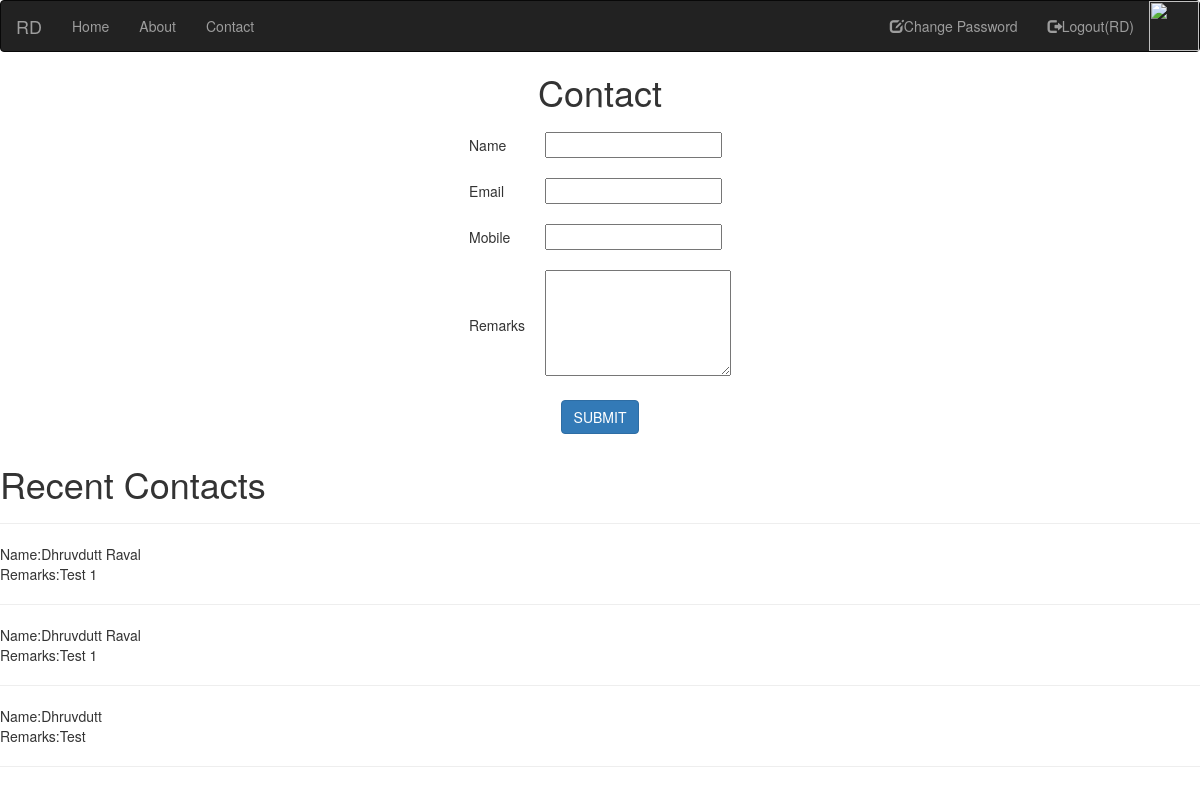
Before: /contact/ (signed in) with the older database file.
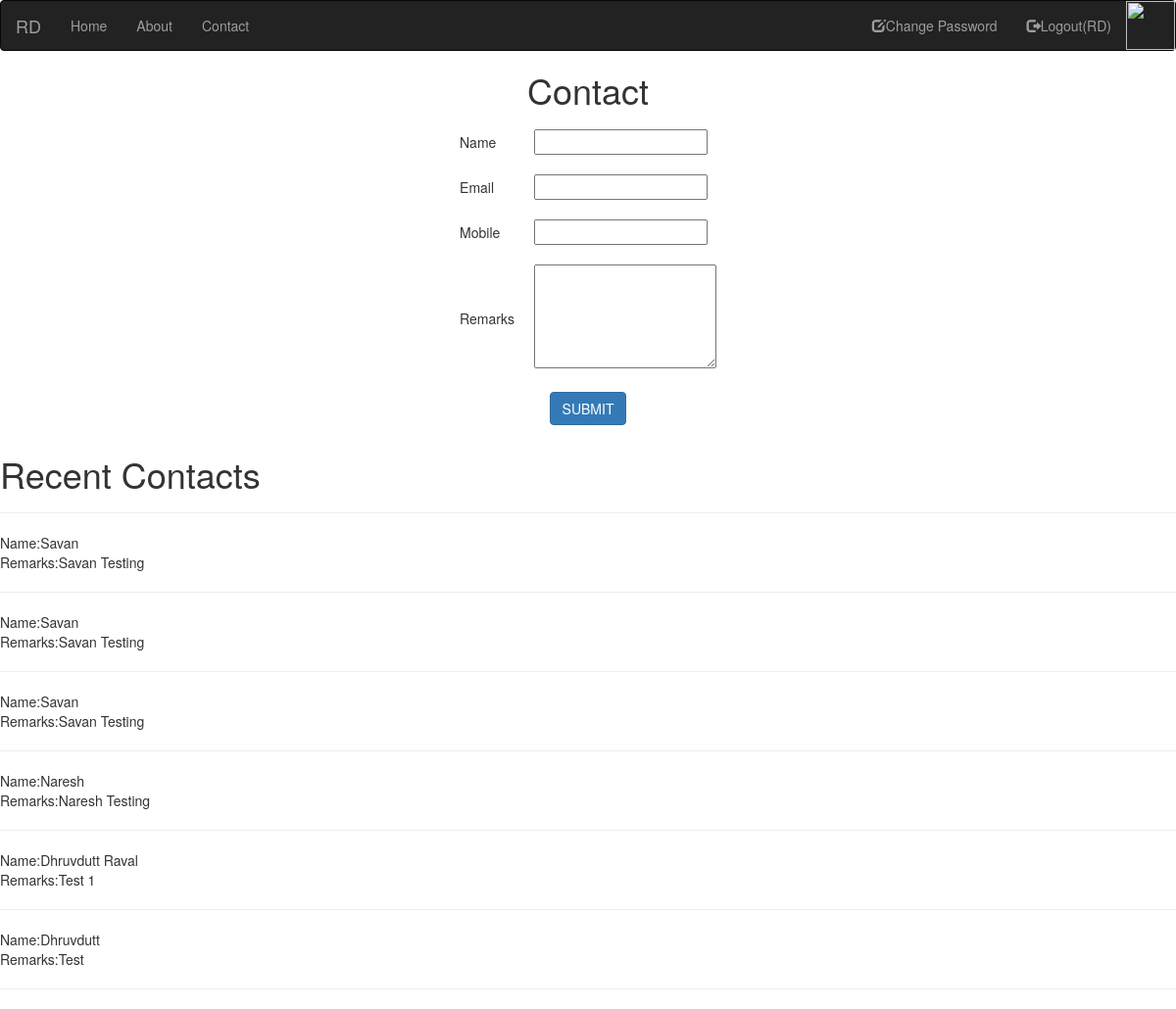
After: the same page with the newer database file.
### myapp/models.py (models this page shows, shortened)
class Contact(models.Model):
	name=models.CharField(max_length=100)
	email=models.CharField(max_length=100)
	mobile=models.CharField(max_length=100)
	remarks=models.TextField()

### myapp/views.py (the view)
# urls.py: path('contact/',views.contact,name='contact'),
def contact(request):
	if request.method=="POST":
		Contact.objects.create(
			name=request.POST['name'],
			email=request.POST['email'],
			mobile=request.POST['mobile'],
			remarks=request.POST['remarks']
			)
		msg="Contact Saved Successfully"
		contacts=Contact.objects.all().order_by('-id')
		return render(request,'contact.html',{'msg':msg,'contacts':contacts})
	else:
		contacts=Contact.objects.all().order_by('-id')
		return render(request,'contact.html',{'contacts':contacts})

### myapp/templates/contact.html (shortened to what this page needs)
{% extends 'header.html' %}
{% block content %}
<!DOCTYPE html>
<html>
<head>
</head>
<body>
	<center>
		<h1>Contact</h1>
		<form name="contact" method="post" action="{% url 'contact' %}">
			<table>
				<tr>
					<td>Name</td>
					<td><input type="text" name="name"></td>
				</tr>
				<tr>
					<td>Email</td>
					<td><input type="text" name="email"></td>
				</tr>
				<tr>
					<td>Mobile</td>
					<td><input type="text" name="mobile"></td>
				</tr>
				<tr>
					<td>Remarks</td>
					<td><textarea rows="5" cols="22" name="remarks"></textarea></td>
				</tr>
				<tr>
					<td colspan="2" align="center">
						<input type="submit" value="SUBMIT" class="btn btn-primary">
					</td>
				</tr>
			</table>
		</form>
	</center>
	<h1>Recent Contacts</h1>
	<hr>
	{% for i in contacts %}
		Name:{{i.name}}<br>
		Remarks:{{i.remarks}}<br><hr>
	{% endfor %}
</body>
</html>
{% endblock %}

### myapp/templates/header.html (shortened to what this page needs)
<!DOCTYPE html>
<html>
<head>
  <link rel="stylesheet" href="https://maxcdn.bootstrapcdn.com/bootstrap/3.4.1/css/bootstrap.min.css">
</head>
<body>
  <nav class="navbar navbar-inverse">
  <div class="container-fluid">
    <div class="navbar-header">
      <a class="navbar-brand" href="/">RD</a>
    </div>
    <ul class="nav navbar-nav">
      <li><a href="/">Home</a></li>
      <li><a href="{% url 'about' %}">About</a></li>
      <li><a href="{% url 'contact' %}">Contact</a></li>
    </ul>
    <ul class="nav navbar-nav navbar-right">
      {% if request.session.email %}
        <li><a href="{% url 'change_password' %}"><span class="glyphicon glyphicon-edit"></span>Change Password</a></li>
        <li><a href="{% url 'logout' %}"><span class="glyphicon glyphicon-log-out"></span>Logout({{request.session.fname}}) </a></li>
        <a href="{% url 'profile' %}"><img src="{{request.session.profile_pic}}" width="50px" height="50px"></a>
      {% else %}
        <li><a href="{% url 'signup' %}"><span class="glyphicon glyphicon-user"></span> Sign Up</a></li>
        <li><a href="{% url 'login' %}"><span class="glyphicon glyphicon-log-in"></span>Login</a></li>
      {% endif %}
    </ul>
  </div>
</nav>
{% block content %}
{% endblock %}
</body>
</html>

### myapp/templates/header.html (style rules this page uses)
tr,td { padding:10px; }

Changed rows visible on the page:
removed Contact: name "Dhruvdutt Raval", remarks "Test 1"
added Contact: name "Savan", remarks "Savan Testing"
added Contact: name "Savan", remarks "Savan Testing"
added Contact: name "Savan", remarks "Savan Testing"
added Contact: name "Naresh", remarks "Naresh Testing"
